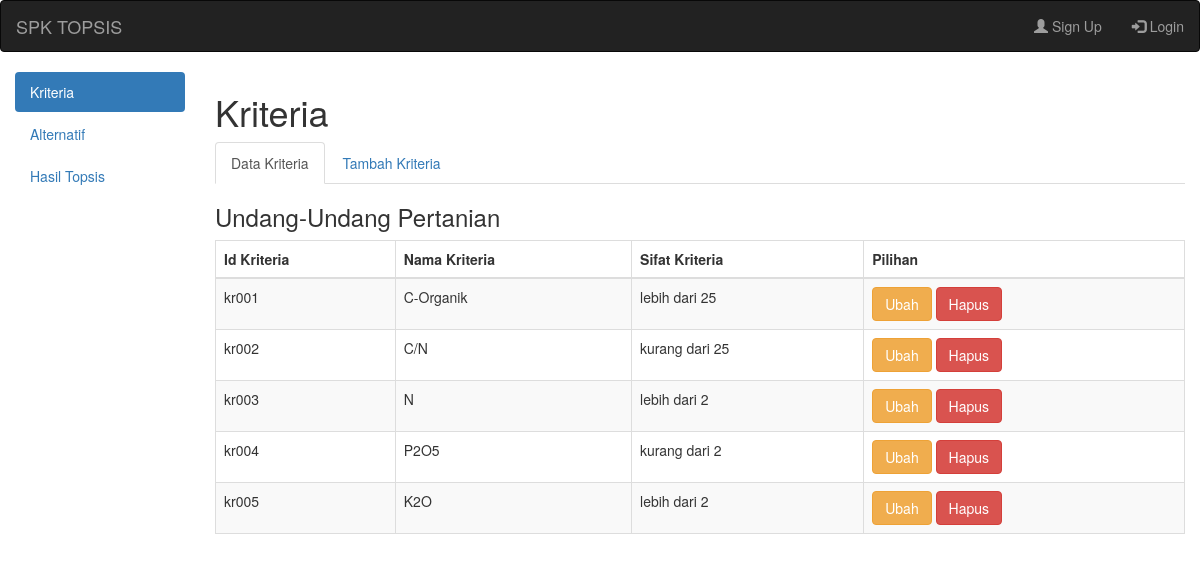
Page /?a=kriteria&k=kriteria on the committed database.
### tables this page shows
CREATE TABLE IF NOT EXISTS `kriteria` (
  `id_kriteria` varchar(5) NOT NULL,
  `nama_kriteria` varchar(45) NOT NULL,
  `sifat` varchar(15) NOT NULL,
  PRIMARY KEY (`id_kriteria`)
);

### datakriteria.php (the view, shortened to what this page needs)
<div class="box-header">
    <h3 class="box-title">Undang-Undang Pertanian</h3>
</div>
<div class="table-responsive">
<table class="table table-bordered table-striped">
<thead>
<tr>
<th>Id Kriteria</th>
<th>Nama Kriteria</th>
<th>Sifat Kriteria</th>
<th>Pilihan</th>
</tr>
</thead>
<tbody>
<?php
$s=mysql_query("select * from kriteria order by id_kriteria ASC");
while($d=mysql_fetch_assoc($s)){
?>
<tr>
<td><?php echo $d['id_kriteria']; ?></td>
<td><?php echo $d['nama_kriteria']; ?></td>
<td><?php echo $d['sifat']; ?></td>
<td>
<a href="?a=kriteria&k=ubahk&id=<?php echo $d['id_kriteria']; ?>" class="btn btn-warning">Ubah</a>
<a href="hapus.php?id=<?php echo $d['id_kriteria']; ?>" class="btn btn-danger">Hapus</a>
</td>
</tr>
<?php
}
?>
</tbody>
</table>
</div>

### rows in the picture
kriteria: id_kriteria "kr001", nama_kriteria "C-Organik", sifat "lebih dari 25"
kriteria: id_kriteria "kr002", nama_kriteria "C/N", sifat "kurang dari 25"
kriteria: id_kriteria "kr003", nama_kriteria "N", sifat "lebih dari 2"
kriteria: id_kriteria "kr004", nama_kriteria "P2O5", sifat "kurang dari 2"
kriteria: id_kriteria "kr005", nama_kriteria "K2O", sifat "lebih dari 2"
